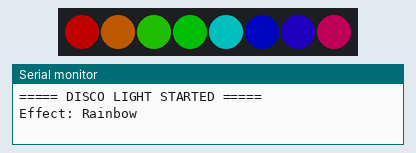
The sketch below on a simulated Arduino Uno, built with avr-gcc and run on an emulated ATmega328P. Parts: 8 RGB LEDs in strip order, left to right, the last lines printed to the serial monitor. Dim RGB values are drawn brighter than linear; random numbers use the default seed unless the sketch sets one.

Above: at 0.16 s.
At 7.15 s:
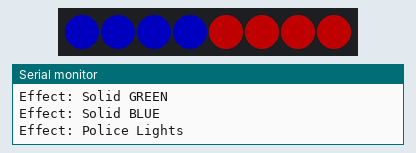
At 11.46 s:
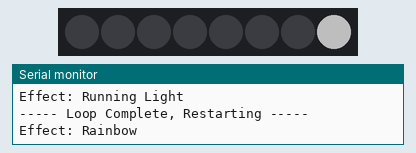
At 15.3 s:
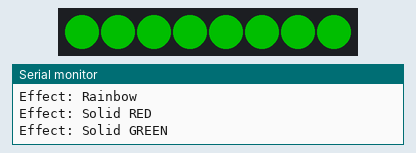
At 26.3 s:
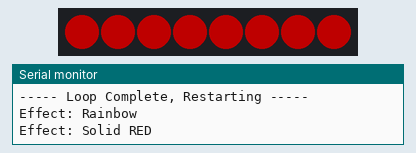
At 38.7 s:
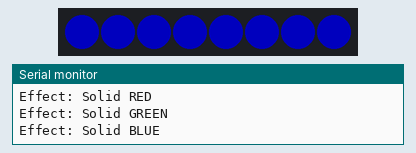
Timing chart, 0 to 40.0 s (numbered marks = the images above):
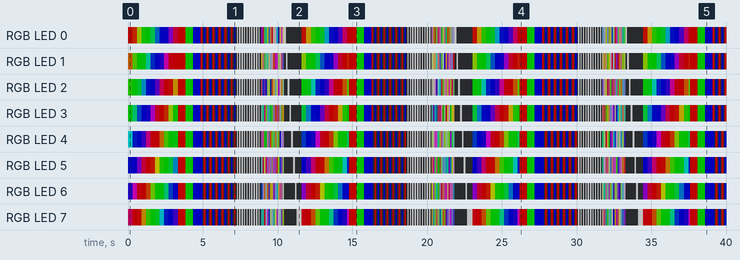

Measured:
- by itself, RGB LED 0: off → RGB(80, 0, 0) at 0.01 s, → RGB(80, 16, 0) 0.30 s later, → RGB(65, 80, 0) 0.30 s later, → RGB(6, 80, 0) 0.30 s later, … (248 changes in this stretch)
- by itself, RGB LED 1: off → RGB(80, 37, 0) at 0.01 s, → RGB(33, 80, 0) 0.30 s later, → RGB(0, 80, 0) 0.30 s later, → RGB(0, 80, 6) 0.30 s later, … (252 changes in this stretch)
- what the display in image 3 shows lasts 0.5 s, from 15.3 s to 15.8 s

The sketch:

Project_06.ino
```cpp
#include <Adafruit_NeoPixel.h>

#define LED_PIN 11
#define NUM_LEDS 8

Adafruit_NeoPixel strip(NUM_LEDS, LED_PIN, NEO_GRB + NEO_KHZ800);

void setup()
{
  Serial.begin(9600);
  strip.begin();
  strip.setBrightness(80);
  strip.show();

  Serial.println("===== DISCO LIGHT STARTED =====");
}

void loop()
{
  Serial.println("Effect: Rainbow");
  rainbow(3);

  Serial.println("Effect: Solid RED");
  solidColor(255, 0, 0, 500);

  Serial.println("Effect: Solid GREEN");
  solidColor(0, 255, 0, 500);

  Serial.println("Effect: Solid BLUE");
  solidColor(0, 0, 255, 500);

  Serial.println("Effect: Police Lights");
  police();

  Serial.println("Effect: Strobe");
  strobe(10, 80, 80);

  Serial.println("Effect: Disco Sparkle");
  discoSparkle(15);

  Serial.println("Effect: Running Light");
  running();

  Serial.println("----- Loop Complete, Restarting -----");
}

// ---------------- Solid Color ----------------
void solidColor(byte r, byte g, byte b, int t)
{
  for (int i = 0; i < NUM_LEDS; i++)
    strip.setPixelColor(i, strip.Color(r, g, b));

  strip.show();
  delay(t);
}

// ---------------- Running Light ----------------
void running()
{
  for (int i = 0; i < NUM_LEDS; i++)
  {
    strip.clear();
    strip.setPixelColor(i, strip.Color(255, 255, 255));
    strip.show();
    delay(120);
  }
}

// ---------------- Police Lights ----------------
void police()
{
  for (int k = 0; k < 6; k++)
  {
    strip.clear();
    for (int i = 0; i < 4; i++)
      strip.setPixelColor(i, strip.Color(255, 0, 0));
    for (int i = 4; i < 8; i++)
      strip.setPixelColor(i, strip.Color(0, 0, 255));
    strip.show();
    delay(120);

    strip.clear();
    strip.show();
    delay(80);

    strip.clear();
    for (int i = 0; i < 4; i++)
      strip.setPixelColor(i, strip.Color(0, 0, 255));
    for (int i = 4; i < 8; i++)
      strip.setPixelColor(i, strip.Color(255, 0, 0));
    strip.show();
    delay(120);

    strip.clear();
    strip.show();
    delay(80);
  }
}

// ---------------- Rainbow ----------------
void rainbow(int wait)
{
  for (long hue = 0; hue < 65536; hue += 256)
  {
    for (int i = 0; i < NUM_LEDS; i++)
    {
      strip.setPixelColor(i,
        strip.gamma32(
          strip.ColorHSV(hue + i * 65536L / NUM_LEDS)));
    }
    strip.show();
    delay(wait);
  }
}

// ---------------- Strobe ----------------
void strobe(int times, int onTime, int offTime)
{
  for (int i = 0; i < times; i++)
  {
    for (int j = 0; j < NUM_LEDS; j++)
      strip.setPixelColor(j, strip.Color(255, 255, 255));
    strip.show();
    delay(onTime);

    strip.clear();
    strip.show();
    delay(offTime);
  }
}

// ---------------- Disco Sparkle ----------------
void discoSparkle(int cycles)
{
  for (int c = 0; c < cycles; c++)
  {
    strip.clear();
    for (int i = 0; i < NUM_LEDS; i++)
    {
      strip.setPixelColor(i, strip.Color(random(0, 255), random(0, 255), random(0, 255)));
    }
    strip.show();
    delay(100);
  }
}
```
